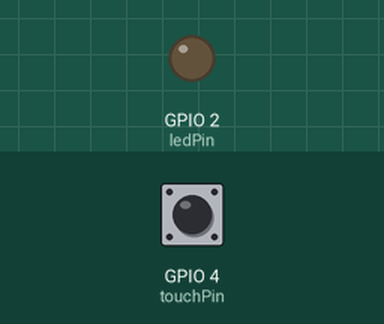
Recording of a sketch running on a simulated ESP32. Parts: output pins drawn as LEDs (lit = HIGH). The inputs (shaded band) are chosen by the test bench; at power-on: GPIO 4 (touchPin) HIGH. What the sketch prints to the serial monitor is not drawn.

Above: at 1.2 s.
1.3 s: GPIO 4 (touchPin) pulled LOW for 0.15 s
At 1.9 s:
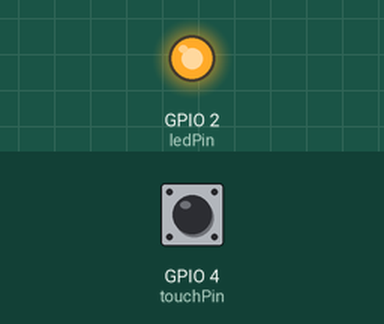
2.9 s: GPIO 4 (touchPin) pulled LOW for 1 s
At 4.1 s:
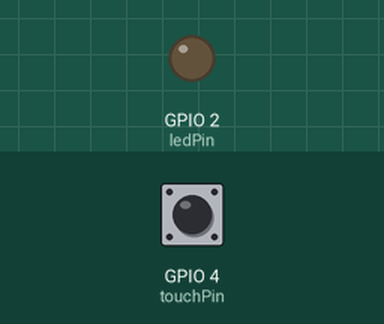
5.4 s: GPIO 4 (touchPin) pulled LOW for 3.2 s
At 6.2 s:
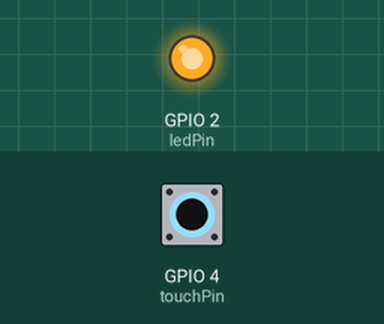
Timing chart, 0 to 8.4 s (numbered marks = the images above; inputs shaded):
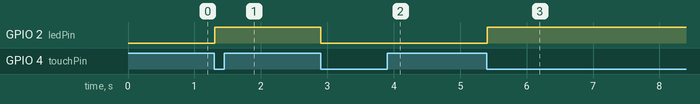

Measured:
- after the input at 1.3 s, GPIO 2 (ledPin): LOW → HIGH at once
- after the input at 2.9 s, GPIO 2 (ledPin): HIGH → LOW at once
- after the input at 5.4 s, GPIO 2 (ledPin): LOW → HIGH at once

The sketch:

ex04.ino
```cpp
const int touchPin = T0;       // 触摸引脚 T0 = GPIO4
const int ledPin   = 2;        // LED 引脚（内置LED通常为 GPIO2）

bool ledState     = false;     // LED 当前状态（false=灭，true=亮）
bool lastTouch    = false;     // 上一次循环的触摸状态
unsigned long lastToggleTime = 0;           // 上次翻转的时刻 (ms)
const unsigned long debounceDelay = 200;    // 防抖延时 (ms)

void setup() {
  Serial.begin(115200);
  pinMode(ledPin, OUTPUT);
  digitalWrite(ledPin, LOW);

  Serial.println("ex04: 触摸自锁开关已就绪");
  Serial.println("触摸 T0 引脚可翻转 LED 状态（防抖 200ms）");
}

void loop() {
  // 读取当前触摸状态（低于阈值=被触摸）
  bool curTouch = (touchRead(touchPin) < 30);

  // 边缘检测：上一次未触摸 && 本次触摸 → 上升沿（按下瞬间）
  if (!lastTouch && curTouch) {
    // 软件防抖：距离上次翻转必须超过 debounceDelay
    unsigned long now = millis();
    if (now - lastToggleTime > debounceDelay) {
      ledState = !ledState;                 // 翻转状态
      digitalWrite(ledPin, ledState ? HIGH : LOW);
      lastToggleTime = now;

      Serial.print("触摸触发！LED → ");
      Serial.println(ledState ? "ON" : "OFF");
    }
  }

  // 保存本次触摸状态供下一次循环比较
  lastTouch = curTouch;

  delay(10);  // 小延时，稳定读取
}
```
